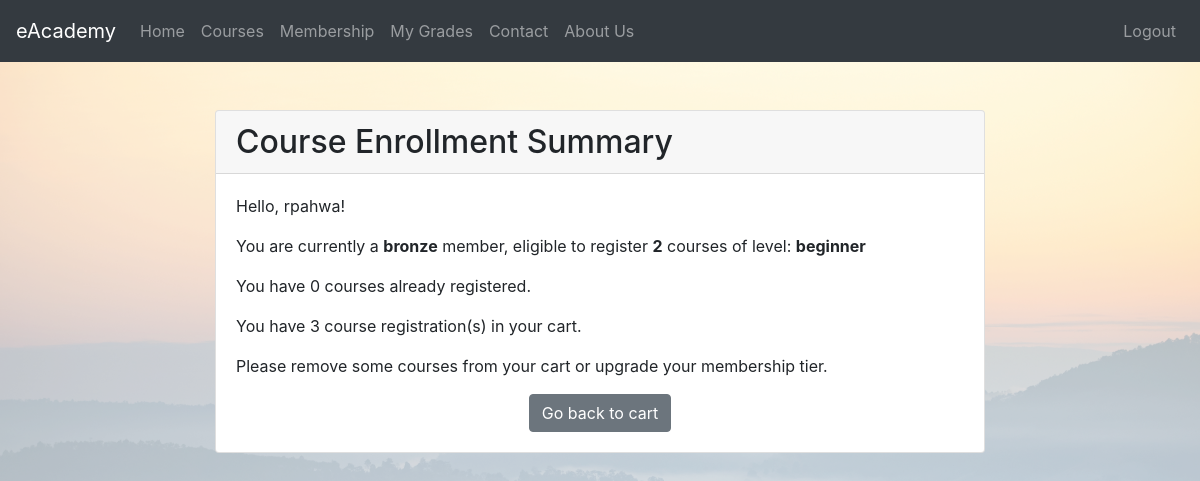
The app's page /checkout/ (signed in), older data.
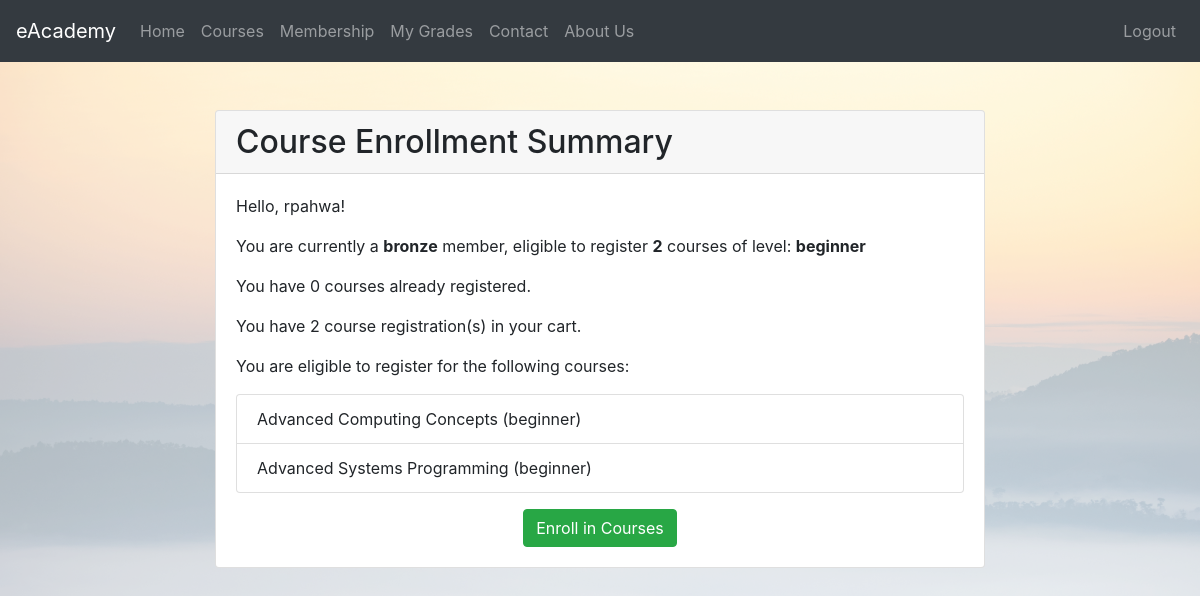
The same page, newer data.
### eAcademyApp/models.py (models this page shows, shortened)
class CartItem(models.Model):
    student = models.ForeignKey(UserProfile, on_delete=models.CASCADE)
    course = models.ForeignKey(Course, on_delete=models.CASCADE)

class Course(models.Model):
    LEVEL_CHOICES = [
        ('beginner', 'Beginner'),
        ('intermediate', 'Intermediate'),
        ('advanced', 'Advanced'),
    ]
    title = models.CharField(max_length=200)
    description = models.TextField()
    level_type = models.CharField(max_length=12, choices=LEVEL_CHOICES, default='beginner')
    instructor = models.ForeignKey(User, on_delete=models.CASCADE)
    files = models.FileField(upload_to='course_files/')
    created_at = models.DateTimeField(auto_now_add=True)
    updated_at = models.DateTimeField(auto_now=True)

### eAcademyApp/views.py (the view)
# urls.py: path('checkout/', views.checkout, name='checkout'),
@login_required
def checkout(request):
    if request.user.userprofile.isstudent():
        user_profile = UserProfile.objects.get(user=request.user)
        cart_courses = CartItem.objects.filter(student=user_profile)
        previous_registrations = Enrollment.objects.filter(student=user_profile).count()
        total_registrations = previous_registrations + cart_courses.count()
        membership = Membership.objects.get(user=request.user)
        max_registrations = 0
        access_levels = []
        if membership.membership_type == 'bronze':
            max_registrations = 2
            access_levels = ['beginner']
        elif membership.membership_type == 'silver':
            max_registrations = 5
            access_levels = ['beginner', 'intermediate']
        elif membership.membership_type == 'gold':
            max_registrations = float('inf')
            access_levels = ['beginner', 'intermediate', 'advanced']
        cart_valid = 0
        if total_registrations > max_registrations:
            cart_valid = 1
        for course in cart_courses:
            if course.course.level_type not in access_levels:
                if cart_valid == 1:
                    cart_valid = 3
                    break
                else:
                    cart_valid = 2
                    break
        context = {
            'user_profile': user_profile,
            'user_membership': membership,
            'cart_courses': cart_courses,
            'previous_registrations': previous_registrations,
            'total_registrations': total_registrations,
            'max_registrations': max_registrations,
            'access_levels': access_levels,
            'cart_valid': cart_valid
        }
        return render(request, 'checkout.html', context)
    else:
        messages.info(request, 'Only instructors are allowed to access this page.')
        return redirect(reverse('eAcademyApp:course_list'))

### eAcademyApp/models.py (called while the page is built)
    def isteacher(self):
        return self.user_type == 'professor'

    def isstudent(self):
        return self.user_type == 'student'

### templates/checkout.html (shortened to what this page needs)
{% extends 'base.html' %}
{% block content %}
    <div class="container mt-5">
        <div class="card">
            <div class="card-header">
                <h2 class="mb-0">Course Enrollment Summary</h2>
            </div>
            <div class="card-body">
                <p class="card-text">Hello, {{ user_profile.user.username }}!</p>
                <p class="card-text">You are currently a <strong>{{ user_membership.membership_type }}</strong> member, eligible to register <strong>{{ max_registrations }}</strong> courses of level: <strong>{{ access_levels|join:", " }}</strong></p>
                <p class="card-text">You have {{ previous_registrations }} courses already registered.</p>
                <p class="card-text">You have {{ total_registrations }} course registration(s) in your cart.</p>
                {% if cart_valid == 0 %}
                    <p class="card-text">You are eligible to register for the following courses:</p>
                    <ul class="list-group">
                        {% for course in cart_courses %}
                                <li class="list-group-item">{{ course.course.title }} ({{ course.course.level_type }})</li>
                        {% endfor %}
                    </ul>
                    <div class="text-center mt-3">
                        <form method="post" action="{% url 'eAcademyApp:checkout' %}">
                            <button type="submit" class="btn btn-success">Enroll in Courses</button>
                        </form>
                    </div>
                {% else %}
                    {% if cart_valid == 1 %}
                        <p class="card-text">Please remove some courses from your cart or upgrade your membership tier.</p>
                    {% endif %}
                    <div class="text-center mt-3">
                        <a href="{% url 'eAcademyApp:cart' %}" class="btn btn-secondary">Go back to cart</a>
                    </div>
                {% endif %}
            </div>
        </div>
    </div>
{% endblock %}

Row changes from the older to the newer data that the page shows:
added CartItem: course "Advanced Computing Concepts", course.level_type "beginner"
added CartItem: course "Advanced Systems Programming", course.level_type "beginner"
Text that changed along with them:
{{ total_registrations }}: "3" → "2"
text no longer shown: "Please remove some courses from your cart or upgrade your membership tier. Go back to cart"
text now shown: "You are eligible to register for the following courses: Enroll in Courses"
